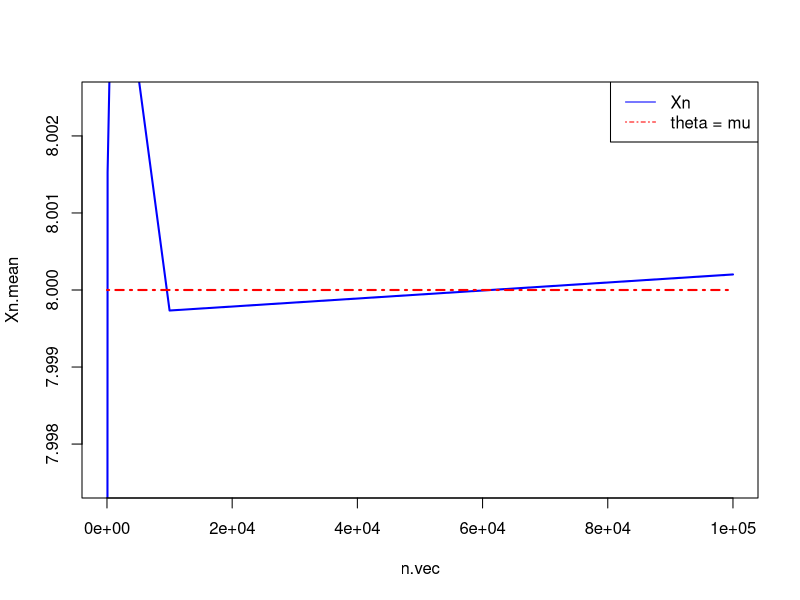
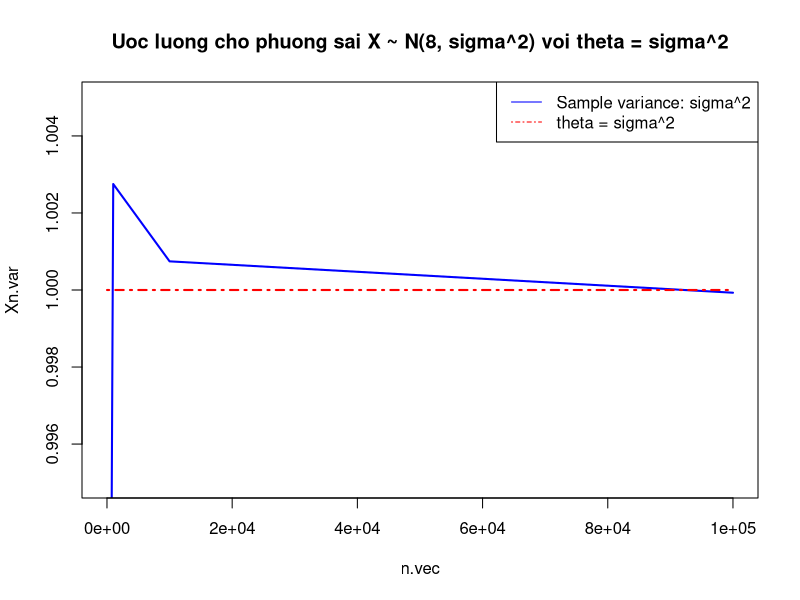
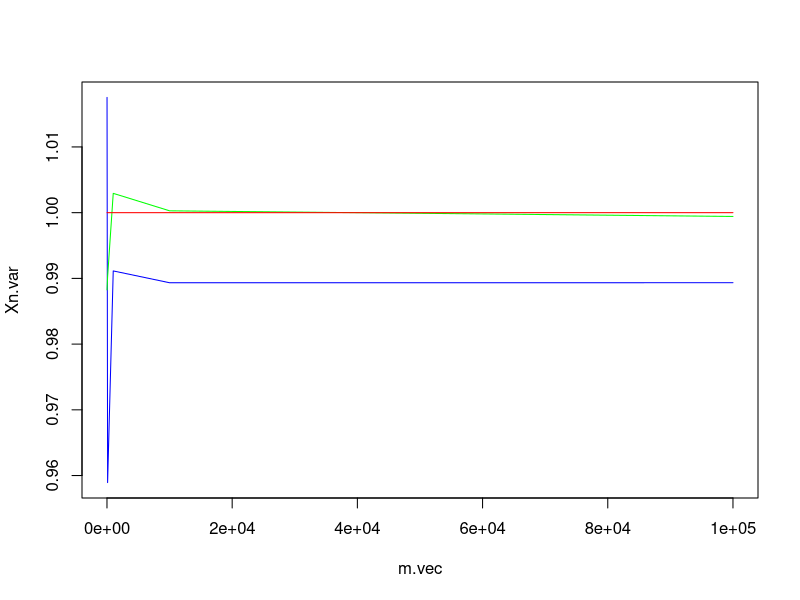

Write R code to recreate these figures, in order.
# Thực hành lý thuyết ước lượng
# Lấy mẫu ngẫu nhiên từ tổng thể N(0, 1)
theta <- 8
SampleMean <- function(n) mean(rnorm(n, mean=theta, sd=1))
SampleMean(100)
SampleMean(1000)

n.vec <- 10^seq(1, 5)
Xn.mean <- rep(1, length(n.vec))
for (k in 1:length(n.vec)) {
  Xn.mean[k] <- mean(replicate(100, SampleMean(n.vec[k])))
}

plot(n.vec, Xn.mean, type='l', col='blue', lwd=2, ylim=c(theta-0.0025, theta+0.0025))
lines(n.vec, rep(theta, length(n.vec)), col='red', lty=4, lwd=2)
legend("topright", c("Xn", "theta = mu"), col=c("blue", "red"), lty=c(1, 4))

# Điều này minh họa tính hội tụ của trung bình mẫu về trung bình tổng thể
MeanSample.n <- function(m) replicate(m, SampleMean(n))
n <- 100
mean(MeanSample.n(1000))
mean(MeanSample.n(10000))

# Điều này minh họa tính không chệch của trung bình
#--------------------------------------------------------------------------
# Ước lượng cho phương sai 
theta <- 1
SampleVar <- function(n) {
  a <- rnorm(n, mean=8, sd=theta)
  return(mean(a^2) - mean(a)^2)
}

n.vec <- 10^seq(1, 5)
Xn.var <- rep(1, length(n.vec))
for (k in 1:length(n.vec)) {
  Xn.var[k] <- mean(replicate(100, SampleVar(n.vec[k])))
}

plot(n.vec, Xn.var, type='l', col='blue', lwd=2, 
     main="Uoc luong cho phuong sai X ~ N(8, sigma^2) voi theta = sigma^2", 
     ylim=c(theta-0.005, theta+0.005))
lines(n.vec, rep(theta, length(n.vec)), col='red', lty=4, lwd=2)
legend("topright", c("Sample variance: sigma^2", "theta = sigma^2"),
       col=c("blue", "red"), lty=c(1, 4))

#----------------------------------------------------------------
VarSample.n <- function(m) replicate(m, SampleVar(n))
SampleVar.unbiased <- function(n) {
  var(rnorm(n, mean=8, sd=theta))
}
n <- 100
m.vec <- 10^seq(1, 5)
Xn.var <- rep(1, length(m.vec))
Xn.var.unbiased <- rep(1, length(m.vec))
for (k in 1:length(m.vec)) {
  Xn.var[k] <- mean(replicate(m.vec[k], SampleVar(n)))
  Xn.var.unbiased[k] <- mean(replicate(m.vec[k], SampleVar.unbiased(n)))
}

plot(m.vec, Xn.var, type="l", col="blue", pch=1)
lines(m.vec, Xn.var.unbiased, col="green", pch=2)
lines(m.vec, rep(theta, length(m.vec)), col="red")

# Vẽ đồ thị của hàm phân phối tích lũy thực nghiệm
X <- function(n) rnorm(1)
vecXn <- function(n) replicate(n, X())
Fnhat <- function(n) ecdf(vecXn(n))
?ecdf
